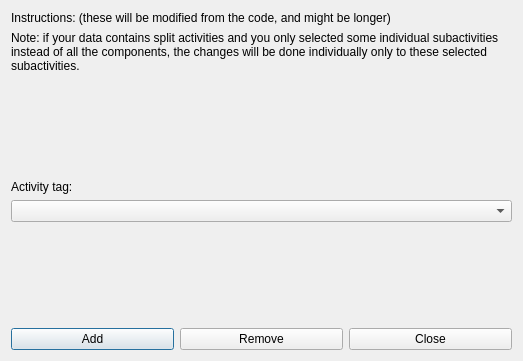
<?xml version="1.0" encoding="UTF-8"?>
<ui version="4.0">
 <class>ActivitiesTagsForm_template</class>
 <widget class="QDialog" name="ActivitiesTagsForm_template">
  <property name="geometry">
   <rect>
    <x>0</x>
    <y>0</y>
    <width>523</width>
    <height>361</height>
   </rect>
  </property>
  <property name="windowTitle">
   <string comment="The title of a dialog">Modify the activity tags for multiple (sub)activities</string>
  </property>
  <layout class="QGridLayout" name="gridLayout">
   <item row="6" column="0">
    <layout class="QHBoxLayout" name="horizontalLayout">
     <item>
      <widget class="QPushButton" name="addActivityTagPushButton">
       <property name="text">
        <string>Add</string>
       </property>
      </widget>
     </item>
     <item>
      <widget class="QPushButton" name="removeActivityTagPushButton">
       <property name="text">
        <string>Remove</string>
       </property>
      </widget>
     </item>
     <item>
      <widget class="QPushButton" name="closePushButton">
       <property name="text">
        <string>Close</string>
       </property>
      </widget>
     </item>
    </layout>
   </item>
   <item row="1" column="0">
    <widget class="QLabel" name="noteLabel">
     <property name="sizePolicy">
      <sizepolicy hsizetype="Minimum" vsizetype="Minimum">
       <horstretch>0</horstretch>
       <verstretch>0</verstretch>
      </sizepolicy>
     </property>
     <property name="text">
      <string>Note: if your data contains split activities and you only selected some individual subactivities instead of all the components, the changes will be done individually only to these selected subactivities.</string>
     </property>
     <property name="wordWrap">
      <bool>true</bool>
     </property>
    </widget>
   </item>
   <item row="5" column="0">
    <spacer name="verticalSpacer">
     <property name="orientation">
      <enum>Qt::Vertical</enum>
     </property>
     <property name="sizeHint" stdset="0">
      <size>
       <width>20</width>
       <height>78</height>
      </size>
     </property>
    </spacer>
   </item>
   <item row="4" column="0">
    <layout class="QVBoxLayout" name="verticalLayout">
     <item>
      <widget class="QLabel" name="activityTagLabel">
       <property name="text">
        <string>Activity tag:</string>
       </property>
      </widget>
     </item>
     <item>
      <widget class="QComboBox" name="activityTagsComboBox"/>
     </item>
    </layout>
   </item>
   <item row="3" column="0">
    <spacer name="verticalSpacer_2">
     <property name="orientation">
      <enum>Qt::Vertical</enum>
     </property>
     <property name="sizeHint" stdset="0">
      <size>
       <width>20</width>
       <height>78</height>
      </size>
     </property>
    </spacer>
   </item>
   <item row="0" column="0">
    <widget class="QLabel" name="instructionsLabel">
     <property name="sizePolicy">
      <sizepolicy hsizetype="Minimum" vsizetype="Minimum">
       <horstretch>0</horstretch>
       <verstretch>0</verstretch>
      </sizepolicy>
     </property>
     <property name="text">
      <string notr="true">Instructions: (these will be modified from the code, and might be longer)</string>
     </property>
     <property name="wordWrap">
      <bool>true</bool>
     </property>
    </widget>
   </item>
  </layout>
 </widget>
 <layoutdefault spacing="6" margin="11"/>
 <resources/>
 <connections/>
</ui>
